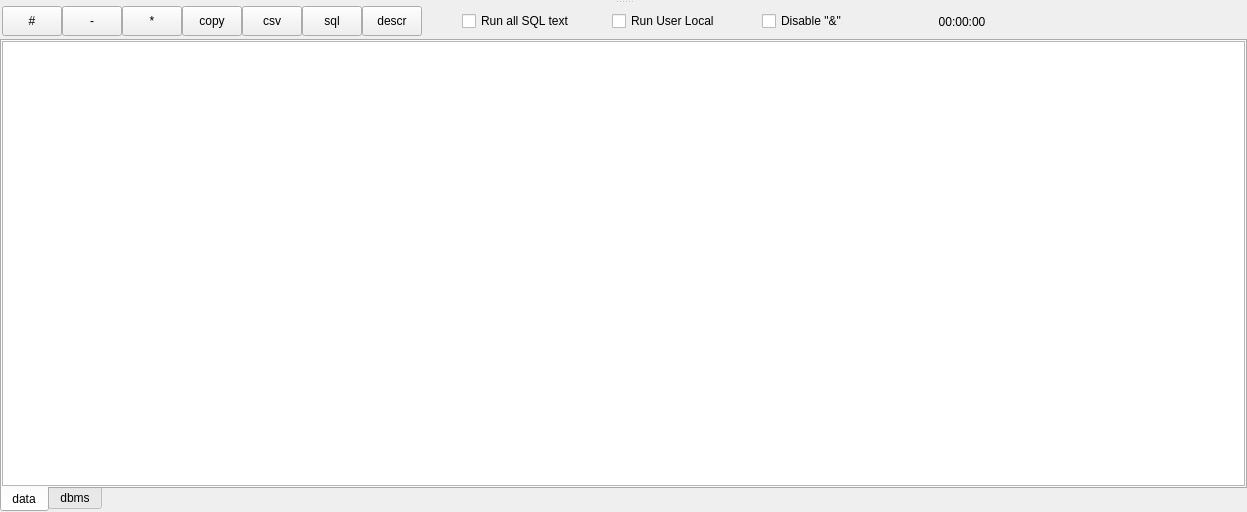
<?xml version="1.0" encoding="UTF-8"?>
<ui version="4.0">
 <class>d_editor_tti</class>
 <widget class="QWidget" name="d_editor_tti">
  <property name="geometry">
   <rect>
    <x>0</x>
    <y>0</y>
    <width>1247</width>
    <height>512</height>
   </rect>
  </property>
  <property name="windowTitle">
   <string>Form</string>
  </property>
  <layout class="QVBoxLayout" name="verticalLayout_5">
   <property name="spacing">
    <number>0</number>
   </property>
   <property name="leftMargin">
    <number>0</number>
   </property>
   <property name="topMargin">
    <number>0</number>
   </property>
   <property name="rightMargin">
    <number>0</number>
   </property>
   <property name="bottomMargin">
    <number>0</number>
   </property>
   <item>
    <widget class="QSplitter" name="splitter">
     <property name="orientation">
      <enum>Qt::Orientation::Vertical</enum>
     </property>
     <widget class="QWidget" name="verticalLayoutWidget">
      <layout class="QVBoxLayout" name="editorLayout"/>
     </widget>
     <widget class="QWidget" name="pan_baixo" native="true">
      <layout class="QVBoxLayout" name="verticalLayout_2">
       <property name="spacing">
        <number>0</number>
       </property>
       <property name="leftMargin">
        <number>0</number>
       </property>
       <property name="topMargin">
        <number>0</number>
       </property>
       <property name="rightMargin">
        <number>0</number>
       </property>
       <property name="bottomMargin">
        <number>0</number>
       </property>
       <item>
        <widget class="QFrame" name="pan_baixo_botoes">
         <property name="minimumSize">
          <size>
           <width>0</width>
           <height>35</height>
          </size>
         </property>
         <property name="maximumSize">
          <size>
           <width>16777215</width>
           <height>35</height>
          </size>
         </property>
         <property name="frameShape">
          <enum>QFrame::Shape::NoFrame</enum>
         </property>
         <property name="frameShadow">
          <enum>QFrame::Shadow::Raised</enum>
         </property>
         <layout class="QHBoxLayout" name="horizontalLayout">
          <property name="spacing">
           <number>0</number>
          </property>
          <property name="leftMargin">
           <number>2</number>
          </property>
          <property name="topMargin">
           <number>0</number>
          </property>
          <property name="bottomMargin">
           <number>0</number>
          </property>
          <item>
           <widget class="QPushButton" name="bt_tool_column">
            <property name="minimumSize">
             <size>
              <width>60</width>
              <height>30</height>
             </size>
            </property>
            <property name="maximumSize">
             <size>
              <width>30</width>
              <height>16777215</height>
             </size>
            </property>
            <property name="text">
             <string>#</string>
            </property>
           </widget>
          </item>
          <item>
           <widget class="QPushButton" name="bt_tool_delete">
            <property name="minimumSize">
             <size>
              <width>60</width>
              <height>30</height>
             </size>
            </property>
            <property name="maximumSize">
             <size>
              <width>30</width>
              <height>16777215</height>
             </size>
            </property>
            <property name="text">
             <string>-</string>
            </property>
           </widget>
          </item>
          <item>
           <widget class="QPushButton" name="bt_fetch">
            <property name="minimumSize">
             <size>
              <width>60</width>
              <height>30</height>
             </size>
            </property>
            <property name="maximumSize">
             <size>
              <width>30</width>
              <height>16777215</height>
             </size>
            </property>
            <property name="text">
             <string>*</string>
            </property>
           </widget>
          </item>
          <item>
           <widget class="QPushButton" name="bt_tool_clip">
            <property name="minimumSize">
             <size>
              <width>60</width>
              <height>30</height>
             </size>
            </property>
            <property name="maximumSize">
             <size>
              <width>30</width>
              <height>16777215</height>
             </size>
            </property>
            <property name="text">
             <string>copy</string>
            </property>
           </widget>
          </item>
          <item>
           <widget class="QPushButton" name="bt_tool_csv">
            <property name="minimumSize">
             <size>
              <width>60</width>
              <height>30</height>
             </size>
            </property>
            <property name="maximumSize">
             <size>
              <width>30</width>
              <height>16777215</height>
             </size>
            </property>
            <property name="text">
             <string>csv</string>
            </property>
           </widget>
          </item>
          <item>
           <widget class="QPushButton" name="bt_tool_insert">
            <property name="minimumSize">
             <size>
              <width>60</width>
              <height>30</height>
             </size>
            </property>
            <property name="maximumSize">
             <size>
              <width>30</width>
              <height>16777215</height>
             </size>
            </property>
            <property name="text">
             <string>sql</string>
            </property>
           </widget>
          </item>
          <item>
           <widget class="QPushButton" name="bt_tool_descr_sql">
            <property name="minimumSize">
             <size>
              <width>60</width>
              <height>30</height>
             </size>
            </property>
            <property name="maximumSize">
             <size>
              <width>30</width>
              <height>16777215</height>
             </size>
            </property>
            <property name="text">
             <string>descr</string>
            </property>
           </widget>
          </item>
          <item>
           <spacer name="horizontalSpacer">
            <property name="orientation">
             <enum>Qt::Orientation::Horizontal</enum>
            </property>
            <property name="sizeType">
             <enum>QSizePolicy::Policy::Fixed</enum>
            </property>
            <property name="sizeHint" stdset="0">
             <size>
              <width>40</width>
              <height>20</height>
             </size>
            </property>
           </spacer>
          </item>
          <item>
           <widget class="QCheckBox" name="chk_all_text">
            <property name="minimumSize">
             <size>
              <width>150</width>
              <height>0</height>
             </size>
            </property>
            <property name="maximumSize">
             <size>
              <width>150</width>
              <height>16777215</height>
             </size>
            </property>
            <property name="text">
             <string>Run all SQL text</string>
            </property>
           </widget>
          </item>
          <item>
           <widget class="QCheckBox" name="chk_run_user_local">
            <property name="minimumSize">
             <size>
              <width>150</width>
              <height>0</height>
             </size>
            </property>
            <property name="maximumSize">
             <size>
              <width>150</width>
              <height>16777215</height>
             </size>
            </property>
            <property name="text">
             <string>Run User Local</string>
            </property>
           </widget>
          </item>
          <item>
           <widget class="QCheckBox" name="chk_parameters">
            <property name="minimumSize">
             <size>
              <width>150</width>
              <height>0</height>
             </size>
            </property>
            <property name="maximumSize">
             <size>
              <width>150</width>
              <height>16777215</height>
             </size>
            </property>
            <property name="text">
             <string>Disable &quot;&amp;&amp;&quot;</string>
            </property>
           </widget>
          </item>
          <item>
           <widget class="QLabel" name="lb_timer">
            <property name="minimumSize">
             <size>
              <width>100</width>
              <height>0</height>
             </size>
            </property>
            <property name="maximumSize">
             <size>
              <width>100</width>
              <height>16777215</height>
             </size>
            </property>
            <property name="text">
             <string>00:00:00</string>
            </property>
            <property name="alignment">
             <set>Qt::AlignmentFlag::AlignCenter</set>
            </property>
           </widget>
          </item>
          <item>
           <spacer name="horizontalSpacer_2">
            <property name="orientation">
             <enum>Qt::Orientation::Horizontal</enum>
            </property>
            <property name="sizeHint" stdset="0">
             <size>
              <width>40</width>
              <height>20</height>
             </size>
            </property>
           </spacer>
          </item>
         </layout>
        </widget>
       </item>
       <item>
        <widget class="QTabWidget" name="pc_baixo_grid">
         <property name="tabPosition">
          <enum>QTabWidget::TabPosition::South</enum>
         </property>
         <property name="tabShape">
          <enum>QTabWidget::TabShape::Rounded</enum>
         </property>
         <property name="currentIndex">
          <number>0</number>
         </property>
         <property name="tabBarAutoHide">
          <bool>false</bool>
         </property>
         <widget class="QWidget" name="tab">
          <attribute name="title">
           <string>data</string>
          </attribute>
          <layout class="QVBoxLayout" name="verticalLayout_3">
           <property name="spacing">
            <number>0</number>
           </property>
           <property name="leftMargin">
            <number>0</number>
           </property>
           <property name="topMargin">
            <number>0</number>
           </property>
           <property name="rightMargin">
            <number>0</number>
           </property>
           <property name="bottomMargin">
            <number>0</number>
           </property>
           <item>
            <widget class="QTableWidget" name="grid_select">
             <property name="alternatingRowColors">
              <bool>true</bool>
             </property>
            </widget>
           </item>
          </layout>
         </widget>
         <widget class="QWidget" name="tab_2">
          <attribute name="title">
           <string>dbms</string>
          </attribute>
          <layout class="QVBoxLayout" name="verticalLayout_4">
           <property name="spacing">
            <number>0</number>
           </property>
           <property name="leftMargin">
            <number>0</number>
           </property>
           <property name="topMargin">
            <number>0</number>
           </property>
           <property name="rightMargin">
            <number>0</number>
           </property>
           <property name="bottomMargin">
            <number>0</number>
           </property>
           <item>
            <widget class="QPlainTextEdit" name="mem_dbms">
             <property name="font">
              <font>
               <family>Monospace</family>
              </font>
             </property>
            </widget>
           </item>
          </layout>
         </widget>
        </widget>
       </item>
      </layout>
     </widget>
    </widget>
   </item>
  </layout>
 </widget>
 <resources/>
 <connections/>
</ui>
